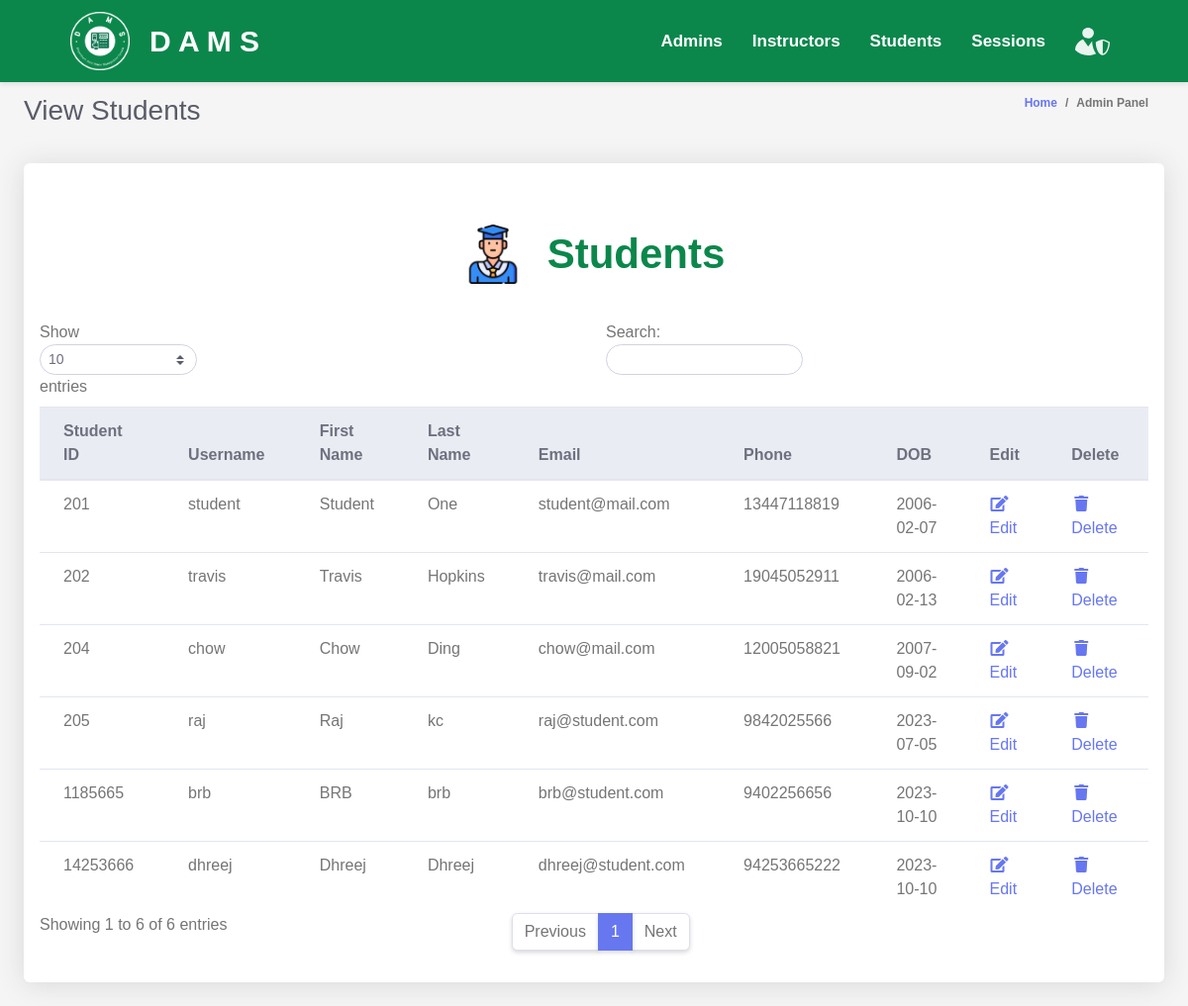
/admin/viewStudents.php, run on an earlier commit of the app's database.
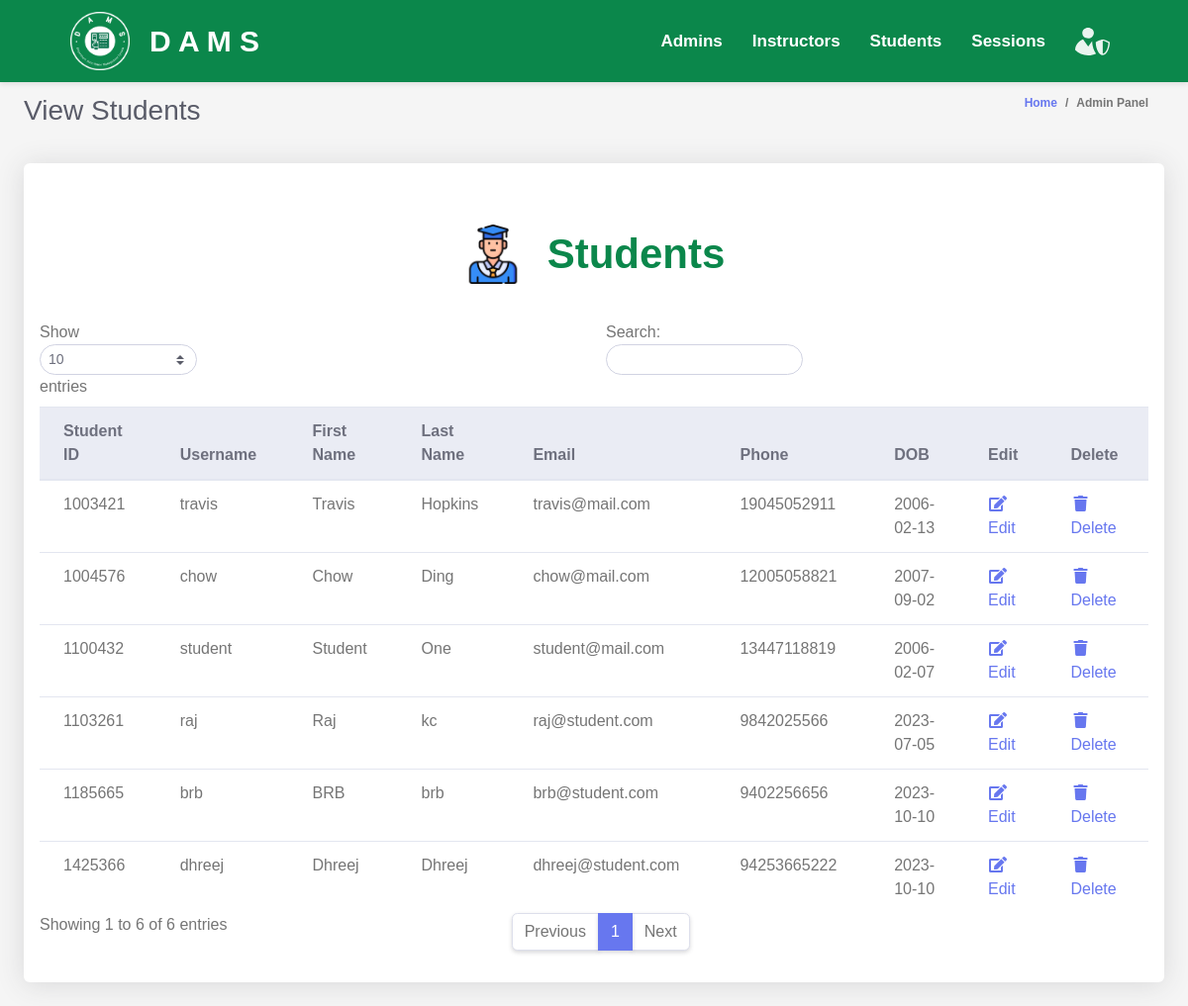
And on a later commit of the database.
### tables this page shows
CREATE TABLE `students` (
  `student_id` INT(11) PRIMARY KEY NOT NULL AUTO_INCREMENT,
  `username` VARCHAR(255) DEFAULT NULL,
  `first_name` VARCHAR(255) DEFAULT NULL,
  `last_name` VARCHAR(255) DEFAULT NULL,
  `email` VARCHAR(255) DEFAULT NULL,
  `phone` BIGINT(20) DEFAULT NULL,
  `dob` DATE DEFAULT NULL,
  `password` VARCHAR(255) DEFAULT NULL
);

### admin/admin.php (called while the page is built, shortened)
<?php
$database = new Database();
$conn = $database->getConnection();
class Admin {
    public function list_students() {
        global $conn;
        $query = "SELECT * FROM students";
        $rs = $conn->query($query);
        $users = array();
        while ($row = $rs->fetch_assoc()) {
            $users[] = $row;
        }
        return $users;
    }
}
?>

### admin/studentsTable.php (the view, shortened to what this page needs)
<div class="row">
    <div class="col-lg-12">
        <div class="card mb-4">
        <div class="table-text">
            <img src="../assets/images/student.png" >
            <div>
                Students
            </div>
        </div>
            <div class="table-responsive p-3">
                <table class="table align-items-center table-flush table-hover" id="dataTableHover">
                    <thead class="thead-light">
                        <tr>
                            <th>Student ID</th>
                            <th>Username</th>
                            <th>First Name</th>
                            <th>Last Name</th>
                            <th>Email</th>
                            <th>Phone</th>
                            <th>DOB</th>
                            <th>Edit</th>
                            <th>Delete</th>
                        </tr>
                    </thead>
                    <tbody>
                        <?php
                        include "admin.php";
                        $admin = new Admin();
                        $users = $admin->list_students();
                        foreach ($users as $user) {
                            echo "<tr>";
                            echo "<td>" . $user['student_id'] . "</td>";
                            echo "<td>" . $user['username'] . "</td>";
                            echo "<td>" . $user['first_name'] . "</td>";
                            echo "<td>" . $user['last_name'] . "</td>";
                            echo "<td>" . $user['email'] . "</td>";
                            echo "<td>" . $user['phone'] . "</td>";
                            echo "<td>" . $user['dob'] . "</td>";
                            echo "<td><a href='?action=edit&Id=".$user['student_id']."'><i class='fas fa-fw fa-edit'></i>Edit</a></td>";
                            echo "<td><a href='?action=delete&Id=".$user['student_id']."'><i class='fas fa-fw fa-trash'></i>Delete</a></td>";
                            echo "</tr>";
                        }
                        ?>
                    </tbody>
                </table>
            </div>
        </div>
    </div>
</div>

### admin/viewStudents.php
<!DOCTYPE html>
<html lang="en">
<head>
    <?php include "heads.php"; ?>
</head>
<body>
    <?php include "topbar.php"; ?>
    <div class="container-fluid" id="container-wrapper">
        <div class="d-sm-flex align-items-center justify-content-between mb-4">
            <h1 class="h3 mb-0 text-gray-800">View Students</h1>
            <ol class="breadcrumb">
                <li class="breadcrumb-item"><a href="./">Home</a></li>
                <li class="breadcrumb-item active" aria-current="page">Admin Panel</li>
            </ol>
        </div>
        <?php include "studentsTable.php"; ?>
    </div>
</body>
</html>

### admin/heads.php (shortened to what this page needs)
<link href="../vendor/fontawesome-free/css/all.min.css" rel="stylesheet" type="text/css">
<link href="../vendor/bootstrap/css/bootstrap.min.css" rel="stylesheet" type="text/css">
<link href="css/ruang-admin.min.css" rel="stylesheet">
<link rel="stylesheet" href="../css/navbar.css">

### admin/topbar.php (shortened to what this page needs)
<nav class="navbar">
  <div class="navbar-container">
    <div class="brand">
        <img src="../assets/images/brand.png" style="max-width: 60px; margin-right:20px" >
        <a href="index.php" style="color: white; text-decoration: none;">D A M S</a>
    </div>
    <ul class="nav-list">
      <li class="expander" id="admins-expander">
        <a class="nav-list" href="#">Admins</a>
      </li>
      <li class="expander" id="instructors-expander">
        <a class="nav-list" href="#">Instructors</a>
      </li>
      <li class="expander" id="students-expander">
        <a class="nav-list" href="#">Students</a>
      </li>
      <li class="expander" id="sessions-expander">
        <a class="nav-list" href="#">Sessions</a>
      </li>
      <li class="expander" id="students-expander">
        <a class="nav-list" href="#">
          <img src="../assets/images/admin.svg" style="max-width: 35px;">
        </a>
      </li>
    </ul>
  </div>
</nav>

### css/navbar.css (style rules this page uses)
body { margin: 0; padding: 0; font-family: Arial, sans-serif; background-color: #f5f5f5; }
.navbar { background-color: #0b874b; color: white; padding: 10px 10px; box-shadow: 0 2px 5px rgba(0, 0, 0, 0.1); transition: height 0.3s; }
.navbar-container { display: flex; justify-content: space-between; align-items: center; width: 90%; margin: 0 auto; }
.nav-list { list-style: none; display: flex; gap: 20px; margin: 0; padding: 0; }
.brand { display: flex; align-items: center; font-size: 30px; font-weight: 550; padding: 2px; }
.expander { position: relative; cursor: pointer; }
.nav-list a { text-decoration: none; color: white; font-weight: 550; font-size: 17px; transition: all 0.3s linear; }
.table-text { display: flex; align-items: center; justify-content: center; color: #0b874b; font-size: 42px; margin-top: 60px; margin-bottom: 20px; font-weight: bold; }
.table-text img { margin-right: 25px; max-width: 60px; }
.nav-list a { cursor: pointer; transition: transform 0.3s; }
.nav-list { display: flex; align-items: center; list-style: none; }
.nav-list li { margin-right: 10px; }

What changed in the data, as far as the page shows it:
removed students: student_id "201", username "student", first_name "Student", last_name "One", email "student@mail.com", phone "13447118819", dob "2006-02-07"
removed students: student_id "202", username "travis", first_name "Travis", last_name "Hopkins", email "travis@mail.com", phone "19045052911", dob "2006-02-13"
removed students: student_id "204", username "chow", first_name "Chow", last_name "Ding", email "chow@mail.com", phone "12005058821", dob "2007-09-02"
removed students: student_id "205", username "raj", first_name "Raj", last_name "kc", email "raj@student.com", phone "9842025566", dob "2023-07-05"
removed students: student_id "14253666", username "dhreej", first_name "Dhreej", last_name "Dhreej", email "dhreej@student.com", phone "94253665222", dob "2023-10-10"
added students: student_id "1003421", username "travis", first_name "Travis", last_name "Hopkins", email "travis@mail.com", phone "19045052911", dob "2006-02-13"
added students: student_id "1004576", username "chow", first_name "Chow", last_name "Ding", email "chow@mail.com", phone "12005058821", dob "2007-09-02"
added students: student_id "1100432", username "student", first_name "Student", last_name "One", email "student@mail.com", phone "13447118819", dob "2006-02-07"
added students: student_id "1103261", username "raj", first_name "Raj", last_name "kc", email "raj@student.com", phone "9842025566", dob "2023-07-05"
added students: student_id "1425366", username "dhreej", first_name "Dhreej", last_name "Dhreej", email "dhreej@student.com", phone "94253665222", dob "2023-10-10"
